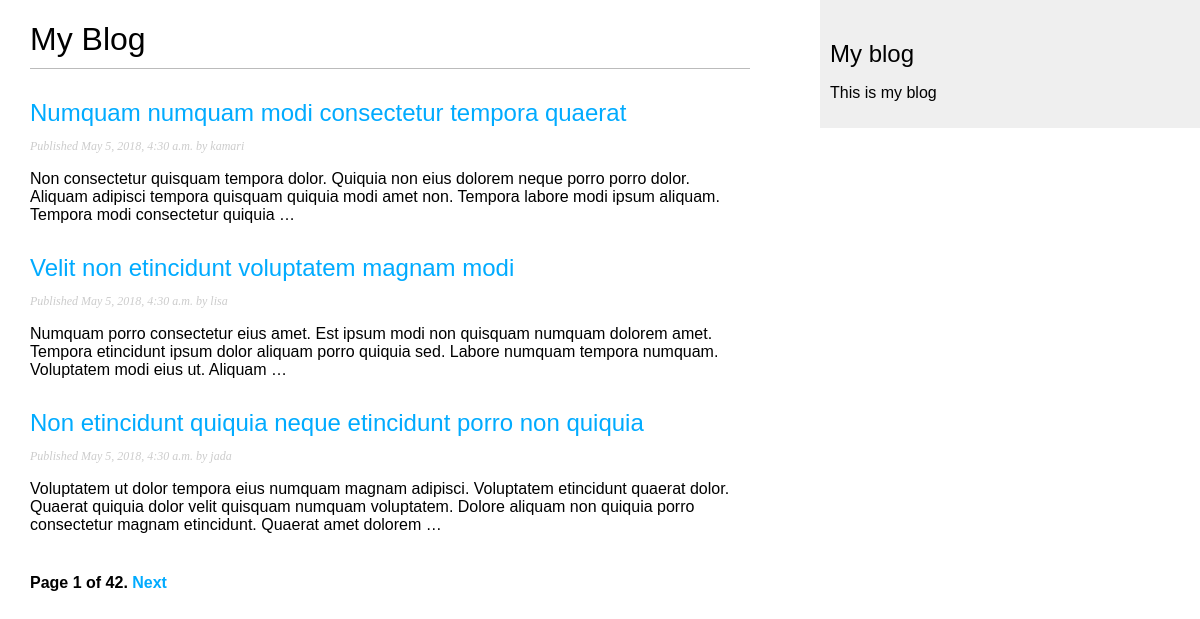
Screenshot of /blog/ with the database file from the repository.
### blog/models.py (models this page shows, shortened)
class Post(models.Model):
    STATUS_CHOICES = (
        ('draft', 'Draft'),
        ('published', 'Published'),
    )
    title = models.CharField(max_length=250)
    slug = models.SlugField(max_length=250, unique_for_date='publish')
    author = models.ForeignKey(User, related_name='blog_posts')
    body = models.TextField()
    publish = models.DateTimeField(default=timezone.now)
    created = models.DateTimeField(auto_now_add=True)
    updated = models.DateTimeField(auto_now=True)
    status = models.CharField(
        max_length=10, choices=STATUS_CHOICES, default='draft')
    objects = models.Manager()
    published = PublishedManager()
    tags = TaggableManager()
    class Meta:
        ordering = ('-publish',)
    def get_absolute_url(self):
        return reverse('blog:post_detail', args=[self.publish.year,
                                                 self.publish.strftime('%m'),
                                                 self.publish.strftime('%d'),
                                                 self.slug])

### blog/views.py (the view)
def post_list(request):
  object_list = Post.published.all()
  paginator = Paginator(object_list, 3) # 3 post in each page
  page = request.GET.get('page')
  try:
    posts = paginator.page(page)
  except PageNotAnInteger:
    posts = paginator.page(1)
  except EmptyPage:
    posts = paginator.page(paginator.num_pages)
  return render(request, 'blog/post/list.html', { 'page' : page,
                                                  'posts': posts })

### blog/models.py (called while the page is built)
    def get_queryset(self):
        return super(PublishedManager, self).get_queryset().filter(status='published')

### blog/templates/blog/post/list.html (shortened to what this page needs)
{% extends "blog/base.html" %}
{% block content %}
  <h1>My Blog</h1>
  {% for post in posts %}
    <h2>
      <a href="{{ post.get_absolute_url }}">{{ post.title }}</a>
    </h2>
    <p class="date">Published {{ post.publish }} by {{ post.author }}</p>
    {{ post.body|truncatewords:30|linebreaks }}
  {% endfor %}
  {% include "pagination.html" with page=posts %}
{% endblock %}

### blog/static/css/blog.css (style rules this page uses)
body { margin:0; padding:0; font-family:helvetica, sans-serif; }
a { color:#00abff; text-decoration:none; }
h1 { font-weight:normal; border-bottom:1px solid #bbb; padding:0 0 10px 0; }
h2 { font-weight:normal; margin:30px 0 0; }
p.date { color:#ccc; font-family: georgia, serif; font-size: 12px; font-style: italic; }

### rows the page displays
Post: title "Numquam numquam modi consectetur tempora quaerat", publish "May 5, 2018, 4:30 a.m.", author "kamari", body "Non consectetur quisquam tempora dolor. Quiquia non eius dolorem neque porro porro dolor. Aliquam adipisci tempora quisquam quiquia modi amet non. Tempora labore modi ipsum aliquam. Tempora modi consectetur quiquia …"
Post: title "Velit non etincidunt voluptatem magnam modi", publish "May 5, 2018, 4:30 a.m.", author "lisa", body "Numquam porro consectetur eius amet. Est ipsum modi non quisquam numquam dolorem amet. Tempora etincidunt ipsum dolor aliquam porro quiquia sed. Labore numquam tempora numquam. Voluptatem modi eius ut. Aliquam …"
Post: title "Non etincidunt quiquia neque etincidunt porro non quiquia", publish "May 5, 2018, 4:30 a.m.", author "jada", body "Voluptatem ut dolor tempora eius numquam magnam adipisci. Voluptatem etincidunt quaerat dolor. Quaerat quiquia dolor velit quisquam numquam voluptatem. Dolore aliquam non quiquia porro consectetur magnam etincidunt. Quaerat amet dolorem …"

### other values shown
{{ page.number }} "1"
{{ page.paginator.num_pages }} "42"
